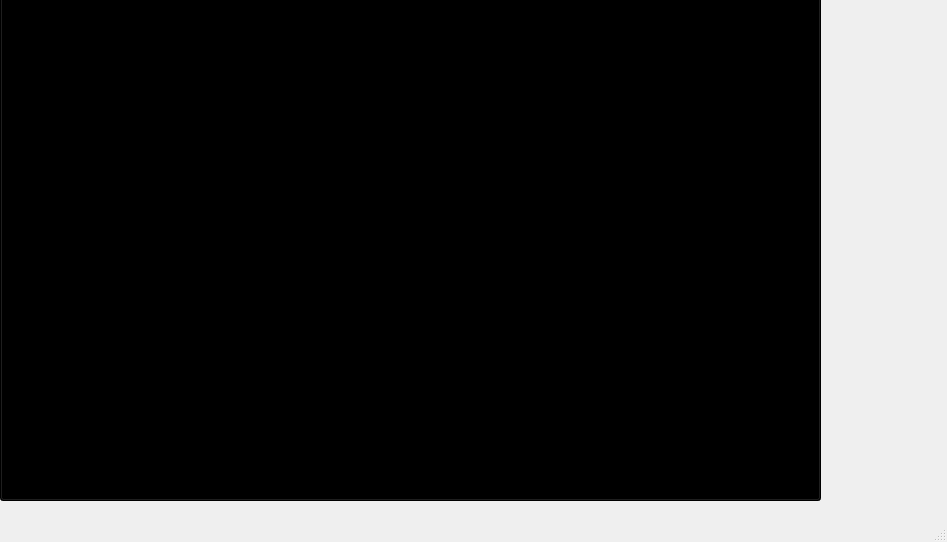
<?xml version="1.0" encoding="UTF-8"?>
<ui version="4.0">
 <class>MainWindow</class>
 <widget class="QMainWindow" name="MainWindow">
  <property name="enabled">
   <bool>true</bool>
  </property>
  <property name="geometry">
   <rect>
    <x>0</x>
    <y>0</y>
    <width>947</width>
    <height>542</height>
   </rect>
  </property>
  <property name="baseSize">
   <size>
    <width>659</width>
    <height>490</height>
   </size>
  </property>
  <property name="windowTitle">
   <string>MainWindow</string>
  </property>
  <property name="styleSheet">
   <string notr="true"/>
  </property>
  <widget class="QWidget" name="centralWidget">
   <widget class="QPushButton" name="pushButton">
    <property name="geometry">
     <rect>
      <x>0</x>
      <y>-50</y>
      <width>821</width>
      <height>551</height>
     </rect>
    </property>
    <property name="styleSheet">
     <string notr="true">background-color: rgb(0, 0, 0);</string>
    </property>
    <property name="text">
     <string/>
    </property>
   </widget>
  </widget>
  <widget class="QStatusBar" name="statusBar"/>
 </widget>
 <layoutdefault spacing="6" margin="11"/>
 <resources/>
 <connections/>
</ui>
